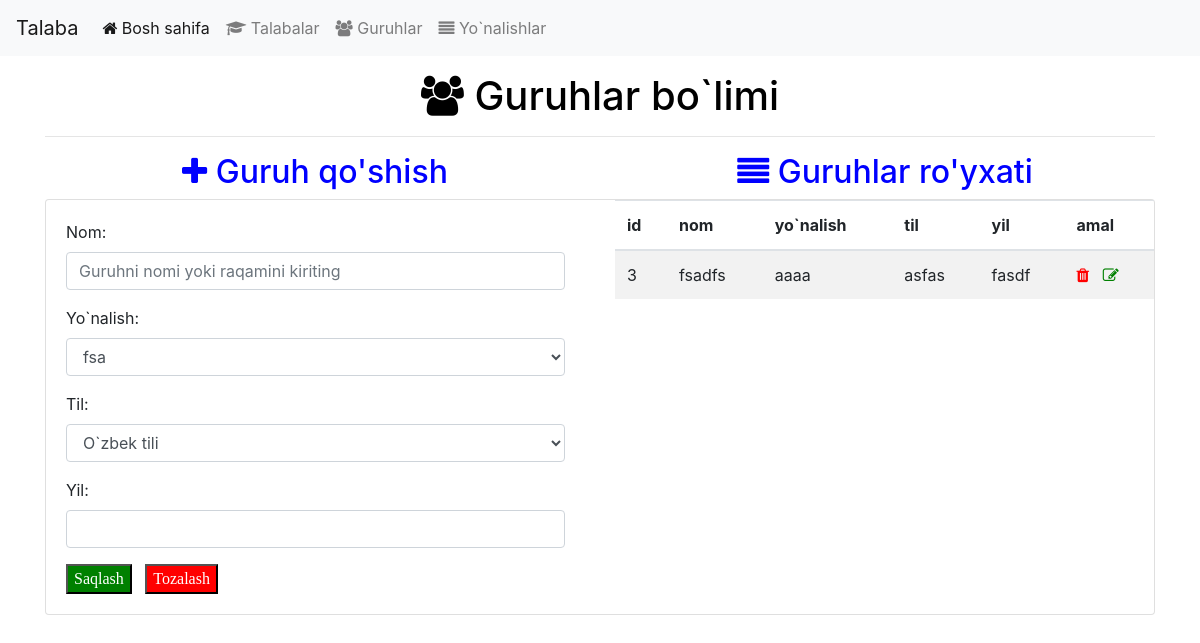
The page /guruh on the database as committed earlier.
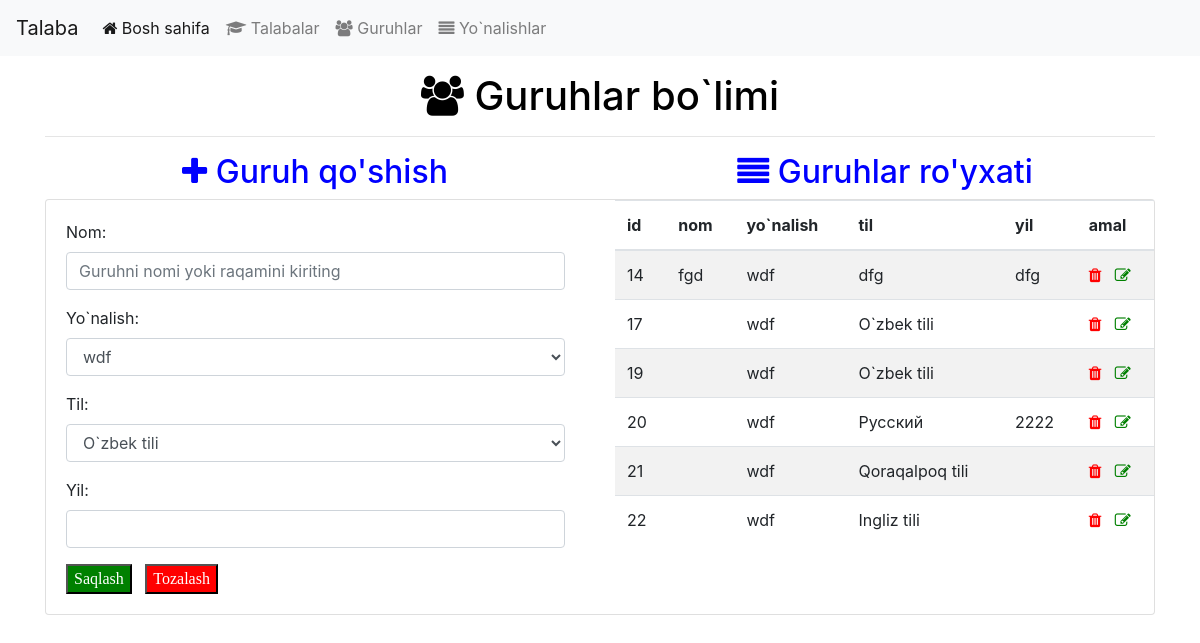
The same page on the database as committed later.
### model/guruh.py (models this page shows, shortened)
class Guruh(db.Model):
    id = db.Column(db.Integer, primary_key=True, autoincrement=True)
    nom = db.Column(db.String(100))
    yunalish_id = db.Column(db.Integer, db.ForeignKey('yunalish.id'), nullable=False)
    yunalish = db.relationship('Yunalish', backref=db.backref('guruhlar', lazy=True))
    yil = db.Column(db.Integer)
    til = db.Column(db.String(20))

### model/yunalish.py (models this page shows, shortened)
class Yunalish(db.Model):
    id = db.Column(db.Integer, primary_key=True)
    nom = db.Column(db.String(100))
    kod = db.Column(db.String(15))
    izoh = db.Column(db.String(200))

### controller/guruh_controller.py (the view)
@guruh_url.route("/guruh", methods=['GET', 'POST', 'DELETE', 'UPDATE'])
def index():
    if request.method == 'GET':
        return royxat()
    elif request.method == 'POST':
        return qoshish(request.form)
    elif request.method == 'DELETE':
        return ochirish(request.args.get('id'))

### controller/guruh_controller.py (called while the page is built)
def royxat():
    guruhlar = gs.getAll()
    yunalishlar = ys.getAll()
    return render_template("guruh.html", guruhlar=guruhlar, yunalishlar=yunalishlar)

### repo/guruh_repo.py (called while the page is built)
    def findAll(self):
        return db.session.query(Guruh).all()

### repo/yunalish_repo.py (called while the page is built)
    def findAll(self):
        return db.session.query(Yunalish).all()

### service/guruh_service.py (called while the page is built)
    def getAll(self):
        return self.gr.findAll()

### service/yunalish_service.py (called while the page is built)
    def getAll(self):
        return self.yr.findAll()

### templates/guruh.html (shortened to what the changed rows need)
<!DOCTYPE html>
<html lang="en">
<head>
    <link rel="stylesheet" href="https://stackpath.bootstrapcdn.com/bootstrap/4.3.1/css/bootstrap.min.css"
>
    <link rel="stylesheet" href="https://cdnjs.cloudflare.com/ajax/libs/font-awesome/4.7.0/css/font-awesome.min.css">
</head>
<body>
<br><br><br>
    <div class="container ">
        {% include "header.html" %}
        <h1 style="color: black;text-align: center;"><i class="fa fa-users" aria-hidden="true"></i> Guruhlar bo`limi</h1>
        <div class="row">
        <h2 class="col-sm" style="color: blue;text-align: center;"><i class="fa fa-plus" aria-hidden="true"></i> Guruh qo'shish</h2>
         <h2 class="col-sm" style="text-align: center; color: blue "><i class="fa fa-align-justify" aria-hidden="true"></i> Guruhlar ro'yxati</h2>
        </div>
        <div class="card ">
            <div class="row">
                <div class="col-sm">
                    <div class="card-body ">
                        <form action="/guruh" method="post">
                            <div class="form-group">
                                <label for="yunalish">Yo`nalish: </label>
                                <select class="form-control" name="yunalish_id" id="yunalish">
                                    {% if yunalishlar %}
                                    {% for y in yunalishlar %}
                                    <option value="{{y.id}}">{{y.nom}}</option>
                                    {% endfor %}
                                    {% endif %}
                                </select>
                            </div>
                        </form>
                    </div>
                </div>
                <div class="col-sm">
                    <table class="table table-striped">
                        <thead>
                            <tr>
                                <th>id</th>
                                <th>nom</th>
                                <th>yo`nalish</th>
                                <th>til</th>
                                <th>yil</th>
                                <th>amal</th>
                            </tr>
                        </thead>
                        <tbody>
                            {% if guruhlar %}
                            {% for y in guruhlar %}
                            <tr>
                                <td>{{y.id}}</td>
                                <td>{{y.nom}}</td>
                                <td>{{y.yunalish.nom}}</td>
                                <td>{{y.til}}</td>
                                <td>{{y.yil}}</td>
                                <td>
                                    <a href="/guruh/ochirish?id={{y.id}}"><i style="color: red;" class="fa fa-trash"
                                            aria-hidden="true"></i></a>&nbsp;&nbsp;
                                    <a href="/guruh?tahrirlash={{y.id}}"><i style="color: green;"
                                            class="fa fa-pencil-square-o" aria-hidden="true"></i></a>
                                </td>
                            </tr>
                            {% endfor %}
                            {% endif %}
                        </tbody>
                    </table>
                </div>
            </div>
        </div>
</body>
</html>

Rows that differ between the two databases and show on the page:
removed Guruh: id "3", nom "fsadfs", yunalish.nom "aaaa", til "asfas", yil "fasdf"
added Guruh: id "14", nom "fgd", yunalish.nom "wdf", til "dfg", yil "dfg"
added Guruh: id "17", yunalish.nom "wdf", til "O`zbek tili"
added Guruh: id "19", yunalish.nom "wdf", til "O`zbek tili"
added Guruh: id "20", yunalish.nom "wdf", til "Русский", yil "2222"
added Guruh: id "21", yunalish.nom "wdf", til "Qoraqalpoq tili"
added Guruh: id "22", yunalish.nom "wdf", til "Ingliz tili"
Other text that changed with them:
form field yunalish_id: "fsa" → "wdf"
